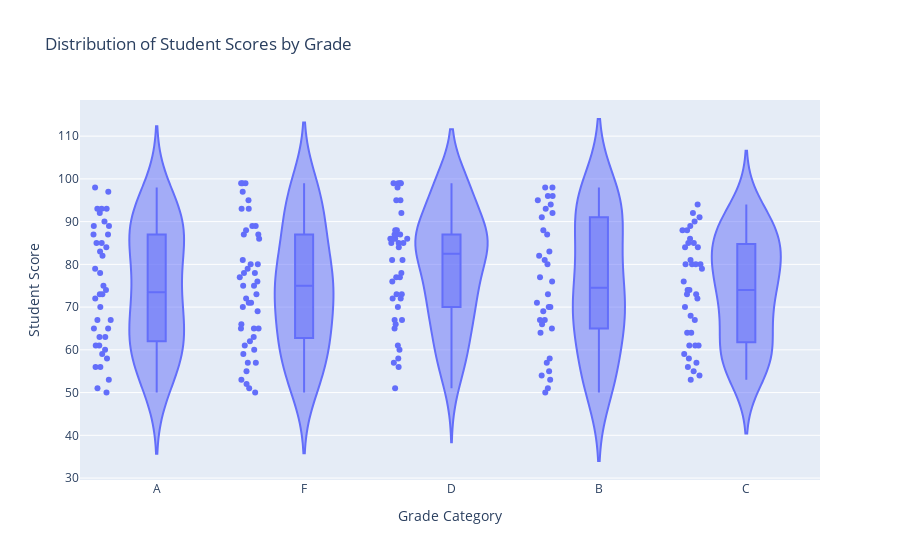

This figure's notebook cell:
### Markdown cell above
np.random.seed(15)
data = {
    'Grade': np.random.choice(['A', 'B', 'C', 'D', 'F'], 200),
    'Score': np.random.randint(50, 100, 200)
}
df = pd.DataFrame(data)
 Using the sales data, generate a heatmap to visualize the variation in sales across
different months and days.

np.random.seed(20)
data = {
    'Month': np.random.choice(['Jan', 'Feb', 'Mar', 'Apr', 'May'], 100),
    'Day': np.random.choice(range(1, 31), 100),
    'Sales': np.random.randint(1000, 5000, 100)
}
df = pd.DataFrame(data)

### Code cell
np.random.seed(15)
data = {
    'Grade': np.random.choice(['A', 'B', 'C', 'D', 'F'], 200),
    'Score': np.random.randint(50, 100, 200)
}
df_grades = pd.DataFrame(data)

# Creating the violin plot
fig = px.violin(df_grades, x='Grade', y='Score', box=True, points="all", 
                title="Distribution of Student Scores by Grade", 
                labels={'Score': 'Student Score', 'Grade': 'Grade Category'})

# Show the plot
fig.show()

### Figure 1 — Plotly figure (JSON) as saved in the notebook; plotly's stock layout.template omitted (floating-point values rounded to 4 significant figures; data arrays with more than 128 entries replaced by an {"elided": "..."} marker saying what was removed)
{"data": [{"alignmentgroup": "True", "box": {"visible": true}, "hovertemplate": "Grade Category=%{x}<br>Student Score=%{y}<extra></extra>", "legendgroup": "", "marker": {"color": "#636efa"}, "name": "", "offsetgroup": "", "orientation": "v", "points": "all", "scalegroup": "True", "showlegend": false, "type": "violin", "x": {"elided": "200 str values"}, "x0": " ", "xaxis": "x", "y": {"elided": "200 int values"}, "y0": " ", "yaxis": "y"}], "layout": {"legend": {"tracegroupgap": 0}, "title": {"text": "Distribution of Student Scores by Grade"}, "violinmode": "group", "xaxis": {"anchor": "y", "domain": [0, 1], "title": {"text": "Grade Category"}}, "yaxis": {"anchor": "x", "domain": [0, 1], "title": {"text": "Student Score"}}}}
